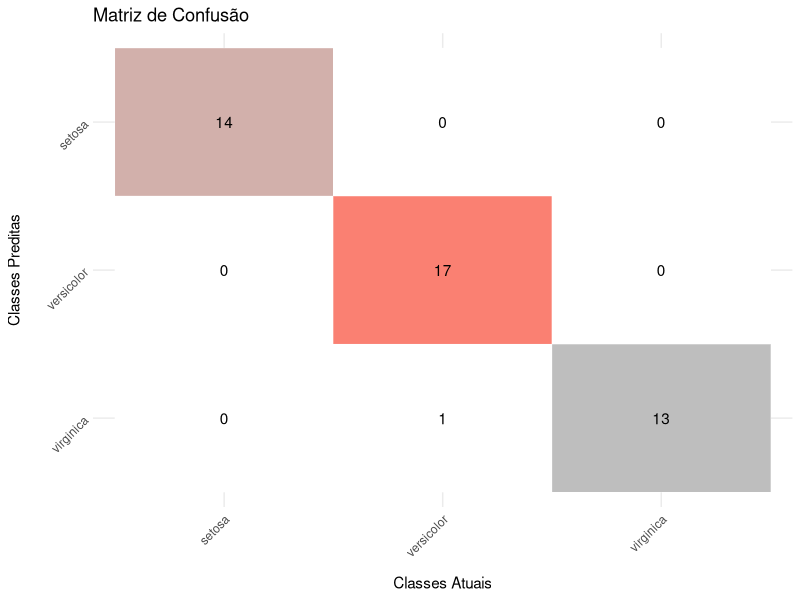

Source code (R):
#######################################################################################################################
# PROGRAMA: kNN-Ricardo.R
# 
# USO: Algoritmo de Classificação Supervisionada usando k-NN (k-vizinhos mais próximos)
#
# AUTOR: Ricardo Puziol de Oliveira (rp.oliveira@unesp.br)
#
# DATA: 30 de Agosto de 2024
#######################################################################################################################
#
# DESCRIÇÃO:
#
# Este script realiza a classificação de dados usando o algoritmo k-NN. O k-NN é um método de aprendizado supervisionado
# que classifica novas amostras com base na similaridade com amostras conhecidas. As distâncias permitidas incluem 
# Euclidiana, Manhattan, Minkowski, Canberra e Chebyshev. O script também calcula e visualiza a matriz de confusão, 
# e fornece medidas de desempenho como acurácia, precisão, recall, F1-score e coeficiente Kappa.
#
# ENTRADA:
#
# train             - Matriz (matrix) ou quadro de dados (data.frame) contendo os dados do conjunto de treinamento.
# test              - Matriz (matrix) ou quadro de dados (data.frame) contendo os dados do conjunto de teste.
# tr.class          - Vetor (vector) ou matriz (matrix) contendo as classificações dos dados do conjunto de treinamento.
# te.class          - Vetor (vector) ou matriz (matrix) contendo as classificações dos dados do conjunto de teste.
# dist              - Métrica de distância a ser utilizada pelo algoritmo (padrão = "euclidean"). 
#                     As distâncias permitidas são: "euclidean", "manhattan", "minkowski", "canberra" e "chebyshev".
# k                 - Número inteiro representando o número de vizinhos a serem considerados (padrão = 3).
# lambda            - Número inteiro. Se a métrica de distância for 'minkowski', lambda deve ser definido.
#
# SAÍDA:
#
# result            - Lista contendo as seguintes medidas de desempenho:
#                     - Acurácia
#                     - Precisão
#                     - Recall
#                     - F1-Score
#                     - Especificidade
#                     - Valor Preditivo Negativo 
#                     - Taxa de Falso Positivo
#                     - Taxa de Falso Negativo
#                     - Coeficiente Kappa
#                     - Intervalos de Confiança para Acurácia e Kappa
#
# conf_matrix_plot  - Representação gráfica da matriz de confusão, visualizando a performance da classificação.
#
# EXEMPLO DE USO:
#
# data(iris)
#
# set.seed(123)
#
# train_indices <- sample(1:nrow(iris), size = 0.7 * nrow(iris))
#
# train_data <- iris[train_indices, 1:4]
# test_data <- iris[-train_indices, 1:4]
# train_labels <- iris[train_indices, 5]
# test_labels <- iris[-train_indices, 5]
#
# kNN(train = train_data, 
#     test = test_data, 
#     tr.class = train_labels, 
#     te.class = test_labels, 
#     dist = 'manhattan', 
#     k = 5)
#######################################################################################################################

kNN <- function(train, test, tr.class, te.class, dist = 'euclidean', k = 3, lambda)
{
    # Códigos de erro para entrada de argumentos inválidos 

    if(!is.data.frame(train) && !is.matrix(train))
        stop("Erro001: O objeto 'train' deve ser do tipo data.frame ou matrix.")
   
    if(!is.na(tr.class[1]))
    {
        tr.class    <- as.matrix(tr.class)
        if(nrow(train) != length(tr.class))
            stop("Erro002: Os objetos 'class' e 'train' devem ter o mesmo número de linhas.")
    }

    if(!(dist %in% c('euclidean', 'manhattan', 'minkowski', 'canberra', 'chebyshev')))
        stop("Erro003: 'dist' deve ser: 'euclidean', 'manhattan', 'minkowski', 'canberra', ou 'chebyshev'.")
   
    if (dist == 'minkowski' && is.null(lambda)) 
    {
        stop("Erro004: 'lambda' deve ser definido quando 'dist' é 'minkowski'.")
    }

    # Inicialização dos objetos

    nrow.tr      <- nrow(train)
    nrow.te      <- nrow(test)
    dist_matrix  <- matrix(0, nrow = nrow.te, ncol = nrow.tr) # Distâncias
    predict      <- as.character(nrow.te) # Predições

    # Cálculo das distâncias

    for (i in 1:nrow.te) 
    {
        for (j in 1:nrow.tr) 
        {
            if(dist == 'euclidean'){
                dist_matrix[i, j] <- sqrt(sum((train[j, ] - test[i, ])^2))
            } else if(dist == 'manhattan'){
                dist_matrix[i, j] <- sum(abs(train[j, ] - test[i, ]))
            } else if(dist == 'canberra'){
                dist_matrix[i, j] <- sum(abs(train[j, ] - test[i, ]) / (train[j, ] + test[i, ]))
            } else if(dist == 'chebyshev'){
                dist_matrix[i, j] <- max(abs(train[j, ] - test[i, ]))
            } else if (dist == 'minkowski'){
                dist_matrix[i, j] <- (sum(abs(train[j, ] - test[i, ])^lambda))^(1 / lambda)
            }
        }

        # Determinar os k vizinhos mais próximos
    
        nearest_indices <- order(dist_matrix[i, ])[1:k]
        tb.knn          <- table(tr.class[nearest_indices])
    
        # Classificação das instâncias

        predict[i] <- names(tb.knn[which.max(tb.knn)])
    }
   
    # Matriz de confusão   

    labs <- names(table(te.class))
    conf_matrix <- matrix(0, nrow = length(labs), ncol = length(labs))
    rownames(conf_matrix) <- labs
    colnames(conf_matrix) <- labs
    
    for (k in 1:length(predict))
    {
        pred <- as.character(predict[k])
        true <- as.character(te.class[k])
        conf_matrix[pred, true] <- conf_matrix[pred, true] + 1
    }
   
    # Gráfico da matriz de confusão usando ggplot2

    if (!requireNamespace("ggplot2", quietly = TRUE)) 
    {
      install.packages("ggplot2")
    }
    suppressWarnings(library(ggplot2))

    conf_matrix_melted           <- as.data.frame(as.table(conf_matrix))
    colnames(conf_matrix_melted) <- c("Predicted", "True", "Count")
    conf_matrix_melted$FillColor <- ifelse(conf_matrix_melted$Predicted == conf_matrix_melted$True, 
                                            conf_matrix_melted$Count, 
                                            NA)
    conf_matrix_plot     <- ggplot(conf_matrix_melted, aes(x = True, y = Predicted, fill = FillColor)) +
                                    geom_tile(color = "white") +
                                    geom_text(aes(label = Count), color = "black") +
                                    scale_fill_gradient(low = "gray", high = "salmon", na.value = "white") +
                                    scale_y_discrete(limits = rev(labs)) + 
                                    labs(x = "Classes Atuais", y = "Classes Preditas", title = "Matriz de Confusão") +
                                    theme_minimal() +
                                    theme(axis.text.x = element_text(angle = 45, hjust = 1),
                                          axis.text.y = element_text(angle = 45), 
                                          axis.title.x = element_text(margin = margin(t = 12)),
                                          axis.title.y = element_text(margin = margin(r = 12)),
                                          legend.position = "none")
    print(conf_matrix_plot)

    # Cálculo das métricas de desempenho:

        # - Acurácia (acc)
        # - Precisão (Ou Valor Preditivo Positivo) (precision)
        # - Valor Preditivo Negativo (negative_predictive_value)
        # - Recall (recall)
        # - Especificidade (specificity)
        # - F1-Score (f1_score)
        # - Taxa de Falso Positivo (false_positive_rate)
        # - Taxa de Falso Negativo (false_negative_rate)
        # - Coeficiente Kappa (kappa)
        # - Intervalos de Confiança para Acurácia e Kappa

    acc         <- sum(diag(conf_matrix)) / sum(conf_matrix) 
    n           <- length(te.class)
    z           <- qnorm(1 - 0.05 / 2)
    se          <- sqrt((acc * (1 - acc)) / n)
    ci_low      <- acc - z * se
    ci_high     <- min(acc + z * se, 1)

    precision   <- function(conf_matrix, label) 
    {
        tp      <- conf_matrix[label, label]
        fp      <- sum(conf_matrix[, label]) - tp
        return(tp / (tp + fp))
    }
    
    precision_values <- sapply(labs, function(label) precision(conf_matrix, label))

    recall      <- function(conf_matrix, label) 
    {
        tp      <- conf_matrix[label, label]
        fn      <- sum(conf_matrix[label, ]) - tp
        return(tp / (tp + fn))
    }

    recall_values <- sapply(labs, function(label) recall(conf_matrix, label))

    specificity <- function(conf_matrix, label) 
    {
        tn      <- sum(conf_matrix) - sum(conf_matrix[label, ]) - sum(conf_matrix[, label]) + conf_matrix[label, label]
        fp      <- sum(conf_matrix[, label]) - conf_matrix[label, label]
        return(tn / (tn + fp))
    }

    specificity_values <- sapply(labs, function(label) specificity(conf_matrix, label))

    f1_score    <- function(precision, recall) 
    {
        if(precision + recall == 0) return(0)
        return(2 * (precision * recall) / (precision + recall))
    }
    
    f1_scores   <- mapply(f1_score, precision_values, recall_values)

    false_positive_rate <- function(conf_matrix, label) 
    {
        tp      <- conf_matrix[label, label]
        fp      <- sum(conf_matrix[, label]) - tp
        tn      <- sum(conf_matrix) - sum(conf_matrix[label, ]) - sum(conf_matrix[, label]) + conf_matrix[label, label]
        return(fp / (fp + tn))
    }

    fpr_values  <- sapply(labs, function(label) false_positive_rate(conf_matrix, label))

    false_negative_rate <- function(conf_matrix, label) 
    {
        tp      <- conf_matrix[label, label]
        fn      <- sum(conf_matrix[label, ]) - tp
        return(fn / (fn + tp))
    }

    fnr_values  <- sapply(labs, function(label) false_negative_rate(conf_matrix, label))

    negative_predictive_value <- function(conf_matrix, label) 
    {
        tn      <- sum(conf_matrix) - sum(conf_matrix[label, ]) - sum(conf_matrix[, label]) + conf_matrix[label, label]
        fn      <- sum(conf_matrix[label, ]) - conf_matrix[label, label]
        return(tn / (tn + fn))
    }

    npv_values  <- sapply(labs, function(label) negative_predictive_value(conf_matrix, label))
      
    observed_acc        <- acc
    expected_acc        <- sum(rowSums(conf_matrix) * colSums(conf_matrix)) / (n^2)
   
    kappa               <- (observed_acc - expected_acc) / (1 - expected_acc)
    se_kappa            <- sqrt((observed_acc * (1 - observed_acc)) / (n*(1 - expected_acc)^2))
    ci_kappa_low        <- kappa - z * se_kappa
    ci_kappa_high       <- min(kappa + z * se_kappa, 1)

    # Descrição das distâncias

    dist_description <- switch(dist,
                               'euclidean' = 'Euclidiana',
                               'manhattan' = 'Manhattan',
                               'minkowski' = 'Minkowski',
                               'canberra'  = 'Canberra',
                               'chebyshev' = 'Chebyshev')

   # Gerar texto com os resultados

   conf_matrix_text <- paste("Matriz de Confusão:\n",
                             paste(capture.output(print(conf_matrix)), collapse = "\n"))

    metrics_text <- paste(
                        "Métricas:\n",
                        sprintf("Distância Utilizada: %s", dist_description), "\n",
                        sprintf("Acurácia: %.3f", acc), "\n",
                        sprintf("Intervalo de Confiança da Acurácia: [%.3f, %.3f]", ci_low, ci_high), "\n",
                        sprintf("Coeficiente Kappa: %.3f", kappa), "\n",
                        sprintf("Intervalo de Confiança do Kappa: [%.3f, %.3f]", ci_kappa_low, ci_kappa_high), "\n",
                        sprintf("Recall: %s", paste(sprintf("%.3f", recall_values), collapse = ", ")), "\n",
                        sprintf("Especificidade: %s", paste(sprintf("%.3f", specificity_values), collapse = ", ")), "\n",
                        sprintf("Precisão: %s", paste(sprintf("%.3f", precision_values), collapse = ", ")), "\n",
                        sprintf("Previsão Negativa: %s", paste(sprintf("%.3f", npv_values), collapse = ", ")), "\n",
                        sprintf("Taxa de Falso Positivo: %s", paste(sprintf("%.3f", fpr_values), collapse = ", ")), "\n",
                        sprintf("Taxa de Falso Negativo: %s", paste(sprintf("%.3f", fnr_values), collapse = ", ")), "\n",
                        sprintf("F1-Score: %s", paste(sprintf("%.3f", f1_scores), collapse = ", ")), "\n")
   
   result_text   <- paste(conf_matrix_text, metrics_text, sep = "\n\n")

   # Mostrar a saída como texto
   
   cat(result_text)
   
   # Resultados como lista para compatibilidade

   result <- list('Distance' = dist,
                  'Accuracy' = acc,
                  'Confusion Matrix' = conf_matrix,
                  'Prediction' = as.factor(predict),
                  'Precision' = precision_values,
                  'Recall' = recall_values,
                  'Specificity' = specificity_values,
                  'F1-Score' = f1_scores,
                  'False Positive Rate' = fpr_values,
                  'False Negative Rate' = fnr_values,
                  'Negative Predictive Value' = npv_values,
                  'Confidence Interval of Accuracy' = c(Lower = ci_low, Upper = ci_high),
                  'Kappa' = kappa,
                  'Confidence Interval of Kappa' = c(Lower = ci_kappa_low, Upper = ci_kappa_high))
}

# Classificação supervionada: Espécies de plantas iris do conjunto iris

data(iris)
                          
set.seed(123) # Semente para reprodução do algoritmo
                          
train_indices     <- sample(1:nrow(iris), size = 0.7 * nrow(iris))
train_data        <- iris[train_indices, 1:4]
test_data         <- iris[-train_indices, 1:4]
train_labels      <- iris[train_indices, 5]
test_labels       <- iris[-train_indices, 5]

kNN(train = train_data, test = test_data, tr.class = train_labels, te.class = test_labels, dist = 'euclidean', k = 3)
